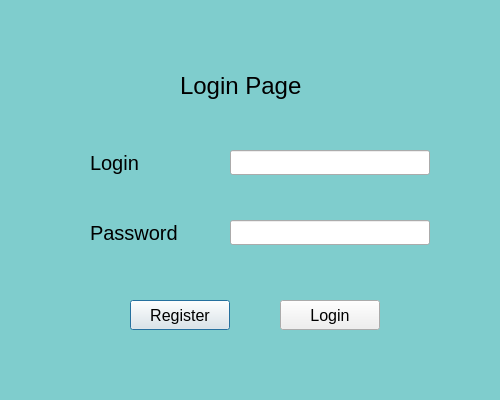
<?xml version="1.0" encoding="UTF-8"?>
<ui version="4.0">
 <class>Dialog</class>
 <widget class="QDialog" name="Dialog">
  <property name="geometry">
   <rect>
    <x>0</x>
    <y>0</y>
    <width>500</width>
    <height>400</height>
   </rect>
  </property>
  <property name="sizePolicy">
   <sizepolicy hsizetype="Fixed" vsizetype="Fixed">
    <horstretch>2</horstretch>
    <verstretch>2</verstretch>
   </sizepolicy>
  </property>
  <property name="windowTitle">
   <string>Dialog</string>
  </property>
  <property name="styleSheet">
   <string notr="true">QDialog{background-color:#7FCDCD}</string>
  </property>
  <widget class="QLineEdit" name="email">
   <property name="geometry">
    <rect>
     <x>230</x>
     <y>150</y>
     <width>200</width>
     <height>25</height>
    </rect>
   </property>
  </widget>
  <widget class="QLineEdit" name="password">
   <property name="geometry">
    <rect>
     <x>230</x>
     <y>220</y>
     <width>200</width>
     <height>25</height>
    </rect>
   </property>
   <property name="echoMode">
    <enum>QLineEdit::Password</enum>
   </property>
  </widget>
  <widget class="QLabel" name="label">
   <property name="geometry">
    <rect>
     <x>90</x>
     <y>150</y>
     <width>100</width>
     <height>25</height>
    </rect>
   </property>
   <property name="sizePolicy">
    <sizepolicy hsizetype="Minimum" vsizetype="Preferred">
     <horstretch>0</horstretch>
     <verstretch>0</verstretch>
    </sizepolicy>
   </property>
   <property name="font">
    <font>
     <pointsize>15</pointsize>
    </font>
   </property>
   <property name="text">
    <string>Login</string>
   </property>
  </widget>
  <widget class="QLabel" name="label_2">
   <property name="geometry">
    <rect>
     <x>90</x>
     <y>220</y>
     <width>100</width>
     <height>25</height>
    </rect>
   </property>
   <property name="sizePolicy">
    <sizepolicy hsizetype="Minimum" vsizetype="Preferred">
     <horstretch>0</horstretch>
     <verstretch>0</verstretch>
    </sizepolicy>
   </property>
   <property name="font">
    <font>
     <pointsize>15</pointsize>
    </font>
   </property>
   <property name="text">
    <string>Password</string>
   </property>
  </widget>
  <widget class="QLabel" name="label_3">
   <property name="geometry">
    <rect>
     <x>180</x>
     <y>70</y>
     <width>150</width>
     <height>31</height>
    </rect>
   </property>
   <property name="sizePolicy">
    <sizepolicy hsizetype="Preferred" vsizetype="Preferred">
     <horstretch>0</horstretch>
     <verstretch>0</verstretch>
    </sizepolicy>
   </property>
   <property name="font">
    <font>
     <pointsize>18</pointsize>
    </font>
   </property>
   <property name="text">
    <string>Login Page</string>
   </property>
  </widget>
  <widget class="QPushButton" name="regButton">
   <property name="geometry">
    <rect>
     <x>130</x>
     <y>300</y>
     <width>100</width>
     <height>30</height>
    </rect>
   </property>
   <property name="font">
    <font>
     <pointsize>12</pointsize>
    </font>
   </property>
   <property name="text">
    <string>Register</string>
   </property>
  </widget>
  <widget class="QPushButton" name="loginButton">
   <property name="geometry">
    <rect>
     <x>280</x>
     <y>300</y>
     <width>100</width>
     <height>30</height>
    </rect>
   </property>
   <property name="font">
    <font>
     <pointsize>12</pointsize>
    </font>
   </property>
   <property name="text">
    <string>Login</string>
   </property>
  </widget>
 </widget>
 <resources/>
 <connections/>
</ui>
